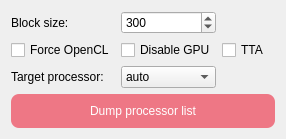
             <widget class="QWidget" name="tab_5">
              <attribute name="title">
               <string notr="true">Waifu2x-converter</string>
              </attribute>
              <layout class="QGridLayout" name="gridLayout_35">
               <item row="0" column="0">
                <widget class="QLabel" name="label_54">
                 <property name="text">
                  <string>Block size:</string>
                 </property>
                </widget>
               </item>
               <item row="1" column="1">
                <widget class="QCheckBox" name="checkBox_DisableGPU_converter">
                 <property name="text">
                  <string>Disable GPU</string>
                 </property>
                </widget>
               </item>
               <item row="2" column="0">
                <widget class="QLabel" name="label_53">
                 <property name="text">
                  <string>Target processor:</string>
                 </property>
                </widget>
               </item>
               <item row="1" column="0">
                <widget class="QCheckBox" name="checkBox_ForceOpenCL_converter">
                 <property name="toolTip">
                  <string>Force to use OpenCL on Intel Platform.</string>
                 </property>
                 <property name="text">
                  <string>Force OpenCL</string>
                 </property>
                </widget>
               </item>
               <item row="1" column="2">
                <widget class="QCheckBox" name="checkBox_TTA_converter">
                 <property name="toolTip">
                  <string>TTA(Test-Time Augmentation):
The processing time is eight times longer than when unchecked, 
and the peak signal-to-noise ratio (PSNR) is increased by 0.15, 
but the effect may not be obvious. It is not recommended to enable it.</string>
                 </property>
                 <property name="text">
                  <string>TTA</string>
                 </property>
                </widget>
               </item>
               <item row="3" column="0" colspan="4">
                <widget class="QPushButton" name="pushButton_DumpProcessorList_converter">
                 <property name="enabled">
                  <bool>true</bool>
                 </property>
                 <property name="styleSheet">
                  <string notr="true">QPushButton{
	background-color: rgb(238, 119, 133);
color: rgb(255, 255, 255);
border-style:outset;
border-radius:8px;
padding:10px;
}
QPushButton:hover{
	background-color: rgb(255, 127, 144);
color: rgb(255, 255, 255);
border-style:outset;
border-radius:8px;
padding:10px;
}
QPushButton:pressed{
	background-color: rgb(226, 112, 128);
color: rgb(255, 255, 255);
border-style:outset;
border-radius:8px;
padding:10px;
}
QPushButton:disabled{
background-color: rgb(166, 166, 166);
color: rgb(255, 255, 255);
border-style:outset;
border-radius:8px;
padding:10px;
}</string>
                 </property>
                 <property name="text">
                  <string>Dump processor list</string>
                 </property>
                </widget>
               </item>
               <item row="0" column="1">
                <widget class="QSpinBox" name="spinBox_BlockSize_converter">
                 <property name="toolTip">
                  <string>Block size: This value will affacts GPU memory usage.
Larger Block size means waifu2x will use more GPU memory and run faster.
Smaller Block size means waifu2x will use less GPU memory and run slower.</string>
                 </property>
                 <property name="minimum">
                  <number>1</number>
                 </property>
                 <property name="maximum">
                  <number>999999999</number>
                 </property>
                 <property name="singleStep">
                  <number>10</number>
                 </property>
                 <property name="value">
                  <number>300</number>
                 </property>
                </widget>
               </item>
               <item row="2" column="1">
                <widget class="QComboBox" name="comboBox_TargetProcessor_converter">
                 <property name="enabled">
                  <bool>true</bool>
                 </property>
                 <item>
                  <property name="text">
                   <string notr="true">auto</string>
                  </property>
                 </item>
                </widget>
               </item>
              </layout>
             </widget>
